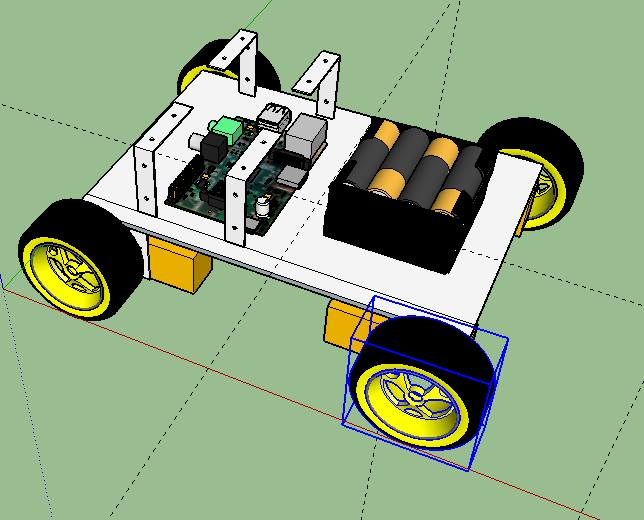
//> input picture img1.jpg, 644 x 520 px
$ ./main img1.jpg img2.jpg img2.jpg   (built with g++ and OpenCV 4)
//> lines starting //> are read from the running program, lines starting //| are printed output that depends on the picture
/*
 * main.cpp
 *
 *  Created on: Apr 1, 2015
 *      Author: jdorfsman
 */


//////////////////// IMAGE SIZE: 253 * 62
#include "highgui/highgui.hpp"
#include "core/core.hpp"
#include "imgproc/imgproc.hpp"
#include "opencv.hpp"
#include <iostream>
#include <fstream>
#include <stdio.h>
#include <stdlib.h>
#include <math.h>

using namespace cv;
using namespace std;

#define INTENSITY 256
#define HISTMATCH_EPSILON 1.5
Mat src, dst;
int outputImageExists = 0;
char* targetHistogramFile;
char* targetImageFile;
double receivedHistogram[256];
double sk[256];
double Gz[256];
double epsilon = 1.5;
double histoMatchesR[256];
double imageHistogram[256];

// [40 lines left out: functions drawImages, calculateValues, not called in this run]
// [26 lines of commented-out code are left out]
void initializeHistograms() {
	for (int i = 0; i < 256; i++) {
		imageHistogram[i] = 0;
		histoMatchesR[i] = 0;
		Gz[i] = 0;
		sk[i] = 0;
		receivedHistogram[i] = 0;
	}
}
void createHistogramFromImage() {
	for (int i = 0; i < src.rows; i++) {
		for (int j = 0; j < src.cols; j++) {
			imageHistogram[src.at < uchar > (i, j)]++;
		}
	}
}

void readHistogramFromFile() {
	ifstream myfile;
	string line;
	myfile.open(targetHistogramFile);
	int lineNum = 0;
	if (myfile.is_open()) {
		while (getline(myfile, line)) {
			receivedHistogram[lineNum++] = atoi(line.c_str());
		}
		myfile.close();
	}
}
// [5 lines left out: function printHistogram, not called in this run]

int main(int argc, char * argv[]) {
	char* inputImageFile;
	if (argc < 3) {
		cout
				<< "Usage is: MatchHistogram <input_image_file> <target_histogram> (output_image_file)?"
				<< endl;
	} else if (argc == 3) {
		inputImageFile = argv[1];
		targetHistogramFile = argv[2];
	} else if (argc == 4) {
		inputImageFile = argv[1];
		targetHistogramFile = argv[2];
		targetImageFile = argv[3];
		outputImageExists = 1;
	}
	src = imread(inputImageFile, 0);
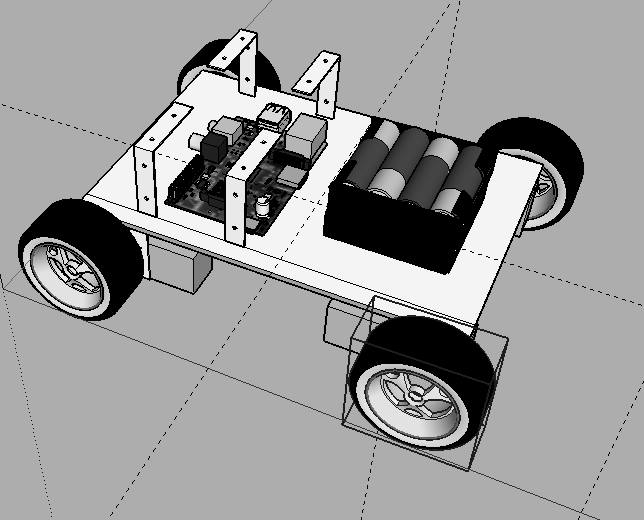
//> src: 520 rows x 644 cols, CV_8UC1; min 0, max 255, mean 155.4
	initializeHistograms();
	createHistogramFromImage();
//> after the loop in createHistogramFromImage, `for (int i = 0; i < src.rows; i++)`: imageHistogram = 256 values, max 196047 at index 173, min 32 at index 85, mean 1308.1
	//Calculating cumulative histogram of src
	double total = src.rows*src.cols;
//> total = 334880
	double probSrc[255];
	int newValuesSrc[255];
	double cuml = 0;
	for(int j = 0; j < 256; j++)
	{
		probSrc[j] = imageHistogram[j]/total; // Probability of each value in image
	    cuml = cuml + probSrc[j]; // Cumulative probability of current and all previous values
	    double cdfmax = cuml * 255;   // Cumulative probability * max value
	    newValuesSrc[j] = (int) round(cdfmax);
	    //cout << imageHistogram[j] << " "<< probSrc[j] << " " << newValuesSrc[j] << endl;
	}
//> this loop made 256 passes
//> (cuml, cdfmax) on passes 1 to 3: (0.0908, 23.16), (0.0946, 24.12), (0.0979, 24.96)
//> after the loop, probSrc = 255 values, max 0.585 at index 173, min 9.56e-05 at index 85, mean 0.00389; cuml = 1; newValuesSrc = 255 values from 23 to 253
	readHistogramFromFile();
	cout << "########################" << endl;
	//Calculating cumulative histogram from file
	double probDst[255];
	int newValuesDst[255];
	double imgSize = 0;
	cuml = 0;
	for(int i = 0; i < INTENSITY; i++){
	    imgSize+=receivedHistogram[i];
	}
	for(int j = 0; j < INTENSITY; j++)
	{
		probDst[j] = receivedHistogram[j]/imgSize; // Probability of each value in image
	    cuml = cuml + probDst[j]; // Cumulative probability of current and all previous values
	    double cdfmax = cuml * 255;   // Cumulative probability * max value
	    newValuesDst[j] = (int) round(cdfmax);
	    //cout << receivedHistogram[j] << " "<< probDst[j] << " " << newValuesDst[j] << endl;
	}
	for (int i = 0; i < INTENSITY; i++) {
		for (int j = 0; j < INTENSITY; j++) {
			if (newValuesDst[i] == newValuesSrc[j]) {
				histoMatchesR[j] = newValuesSrc[i];
			}
		}
	}
	drawImages();


	//calculateValues();

	namedWindow("Source Image", WINDOW_AUTOSIZE); // Create a window for display.
	imshow("Source Image", src);  // Show Before Image
	namedWindow("Dst Image", WINDOW_AUTOSIZE);  // Create a window for display.
	imshow("Dst Image", dst);  // Show Before Image
	if (outputImageExists == 1) {
		imwrite(targetImageFile, dst);
	}
	waitKey();
	return 0;
}
